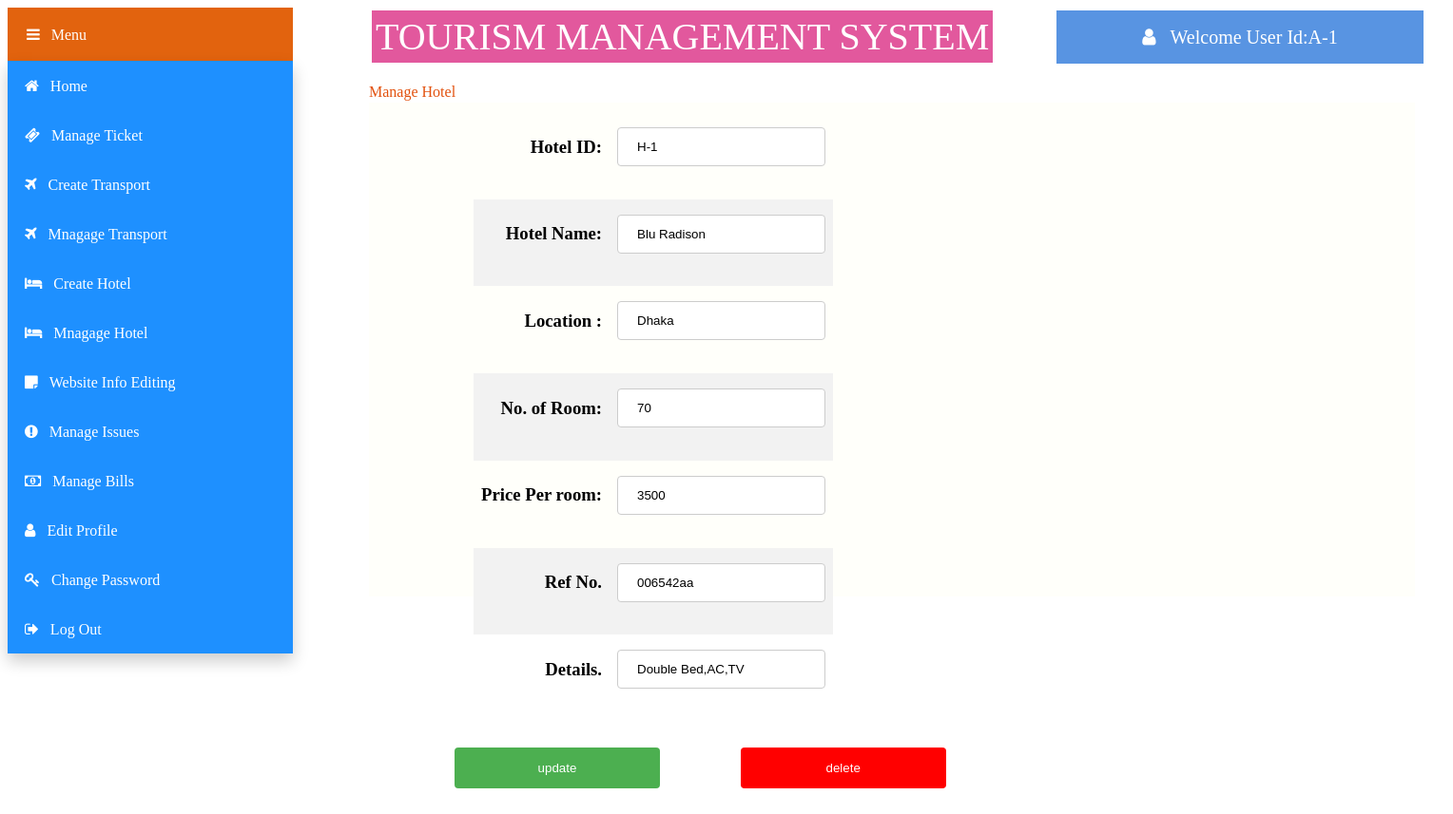
The page /views/Manager/updatehotel.php?id=H-1 (signed in) on the database its author committed.
### tables this page shows
CREATE TABLE `hotel` (
  `h_id` varchar(50) NOT NULL,
  `name` varchar(50) NOT NULL,
  `status` varchar(50) NOT NULL,
  `ref` varchar(50) NOT NULL,
  `price` varchar(50) NOT NULL,
  `room_no` varchar(50) NOT NULL,
  `details` varchar(50) NOT NULL,
  `location` varchar(50) NOT NULL,
  `count` int(50) NOT NULL,
  `e_id` varchar(50) NOT NULL
);

### models/database.php (called while the page is built, shortened)
<?php
	 $serverName="localhost";
	 $userName="root";
	 $password="";
	 $dbName="tms";
	function get($query)
	{
        $data=array();
		global $serverName,$userName,$password,$dbName;
		$conn = mysqli_connect( $serverName, $userName, $password, $dbName);
        $result=mysqli_query($conn,$query);
        if(mysqli_num_rows($result) > 0)
        {
            while($row = mysqli_fetch_assoc($result))
            {
                $entity=array();
                foreach($row as $k=>$v)
                {
                    $entity[$k] = $row[$k];
                }
                $data[] = $entity;
            }
        }
		return $data;
	}
?>

### controllers/hotelController.php (called while the page is built, shortened)
<?php
    require_once '../../models/database.php';
    function getHotel($id)
	{
		$query="SELECT * FROM hotel WHERE h_id='$id'";
		$htl=get($query);
		return $htl[0];
    }
?>

### views/Manager/updatehotel.php (the view, shortened to what this page needs)
<?php
     include '../../controllers/hotelController.php';
       $hid = $_GET["id"];
    $htl=getHotel($hid);
    $err_price="";
    $err_feature="";
?>
<html>
    <head>
        <link rel="stylesheet" href="https://cdnjs.cloudflare.com/ajax/libs/font-awesome/4.7.0/css/font-awesome.min.css">
        <link rel="stylesheet" type="text/css" href="css/createtransport.css">
    </head>
    <body>
        <div class="title" >TOURISM MANAGEMENT SYSTEM
        </div>
        <div class="dropdown">
            <button class="dropbtn"><i class="fa fa-bars">&nbsp;&nbsp;&nbsp;Menu</i></button>
                <div class="dropdown-content">
                    <button class="btn" onClick="location.href='home.php'" value='home'><i class="fa fa-home">&nbsp;&nbsp;&nbsp;Home</i></button><br>
                    <button class="btn" onClick="location.href='manageticket.php'" value='manageticket'><i class="fa fa-ticket">&nbsp;&nbsp;&nbsp;Manage Ticket</i></button><br>
                    <button class="btn" onClick="location.href='createtransport.php'" value='createtransport'><i class="fa fa-plane">&nbsp;&nbsp;&nbsp;Create Transport</i></button><br>
                    <button class="btn" onClick="location.href='managetransport.php'" value='managetransport'><i class="fa fa-plane">&nbsp;&nbsp;&nbsp;Mnagage Transport</i></button><br>
                    <button class="btn" onClick="location.href='createhotel.php'" value='createhotel'><i class="fa fa-bed">&nbsp;&nbsp;&nbsp;Create Hotel</i></button><br>
                    <button class="btn" onClick="location.href='managehotel.php'" value='managehotel'><i class="fa fa-bed">&nbsp;&nbsp;&nbsp;Mnagage Hotel</i></button><br>
                    <button class="btn" onClick="location.href='webinfoediting.php'" value='webinfoediting' ><i class="fa fa-sticky-note">&nbsp;&nbsp;&nbsp;Website Info Editing</i></button><br>
                    <button class="btn" onClick="location.href='manageissue.php'" value='manageissue'><i class="fa fa-exclamation-circle">&nbsp;&nbsp;&nbsp;Manage Issues</i></button><br>
                    <button class="btn" onClick="location.href='managebill.php'" value='managebill'><i class="fa fa-money">&nbsp;&nbsp;&nbsp;Manage Bills</i></button><br>
                    <button class="btn" onClick="location.href='editprofile.php'" value='editprofile'><i class="fa fa-user">&nbsp;&nbsp;&nbsp;Edit Profile</i></button><br>
                    <button class="btn" onClick="location.href='changepassword.php'" value='changepassword'><i class="fa fa-key">&nbsp;&nbsp;&nbsp;Change Password</i></button><br>
                    <button class="btn"  onClick=" location.href='../logout.php'"><i class="fa fa-sign-out">&nbsp;&nbsp;&nbsp;Log Out</i></button><br>
                </div>
        </div>
        <div class="welcome" ><i class="fa fa-user">&nbsp;&nbsp;&nbsp;<?php echo "Welcome User Id:".$_SESSION["loggedinuser"];?></i>
        </div>
        <div class="text" >Manage Hotel</i>
        </div>
        <form method="post" action="">
        <div class="panel">
        <table  >
                <tr>
                    <td> <h3>Hotel ID:</h3></td>
                    <td><h3><input type="text" name="Tid" value="<?php echo $htl["h_id"]?>"  readonly></h3></td>
                </tr>
                <tr>
                    <td> <h3>Hotel Name:</h3></td>
                    <td><h3><input type="text" name="Tname" value="<?php echo $htl["name"]?>" readonly ></h3></td>
                </tr>
                <tr>
                    <td> <h3>Location :</h3></td>
                    <td style="text-align='right'"><h3><input type="text"  name="locf" value="<?php echo $htl["location"]?>" readonly></h3></td>
                </tr>
                <tr>
                    <td> <h3>No. of Room:</h3></td>
                    <td style="text-align='right'"><h3><input type="text" name="seatno" value="<?php echo $htl["room_no"]?>" readonly ></h3></td>
                </tr>
                <tr>
                    <td> <h3>Price Per room:</h3></td>
                    <td style="text-align='right'"><h3><input type="text" name="price" value="<?php echo $htl["price"]?>" placeholder="Price per Seat" ></h3></td>
                    <td><span style="color:red"><?php echo $err_price;?></span></td>
                </tr>
                <tr>
                    <td> <h3>Ref No.</h3></td>
                    <td style="text-align='right'"><h3><input type="text" name="ref" value="<?php echo $htl["ref"]?>" readonly ></h3></td>
                </tr>
                <tr>
                    <td> <h3>Details.</h3></td>
                    <td style="text-align='right'"><h3><input type="text" name="details" value="<?php echo $htl["details"]?>"  placeholder="Detais." ></h3></td>
                    <td><span style="color:red"><?php echo $err_feature;?></span></td>
                </tr>
            </table>
            <h3><input type="submit" name="submit" value="update">  <input type="submit" name="delete" value="delete" style="background-color:red;"></h3>
    </div>
    </form>
    </body>
</html>

### views/Manager/css/createtransport.css (style rules this page uses)
.title { background-color: rgb(226, 88, 157); color: white; padding: 4px; min-width:400px; font-size: 40px; text-align: center; border: solid; margin-left:380px; position: absolute; }
.dropbtn { background-color: rgb(226, 99, 14); color: white; padding: 20px; min-width:300px; font-size: 16px; width:30%; text-align:left; border: none; cursor: pointer; }
.dropdown { position: absolute; display: inline-block; }
.dropdown-content { display: block; position: absolute; background-color: #2c2828; min-width: 300px; box-shadow: 0px 8px 16px 0px rgba(0,0,0,0.2); z-index: 1; }
.btn { background-color: DodgerBlue; border: none; color: white; padding: 18px; min-width:300px; font-size: 16px; text-align:left; cursor: pointer; }
.welcome { background-color: rgb(88, 148, 226); color: white; padding: 18px; min-width:350px; font-size: 20px; text-align: center; border: solid; margin-left:1100px; position: absolute; }
.text { color: rgb(226, 81, 14); margin-top: 80px; font-size: 16px; margin-left:380px; position: absolute; }
.panel { display: inline-block; background:rgb(255, 255, 250); min-height: 500px; min-width: 1080px; height: 100px; padding: 10px; border: navajowhite; margin-right: 30px; margin-left: 380px; margin-top:100px ; margin-bottom: 300px; }
input[type=text], select { width: 100%; padding: 12px 20px; margin: 8px 0; display: inline-block; border: 1px solid #ccc; border-radius: 4px; box-sizing: border-box; }
table { border-collapse: collapse; margin-left: 100px; align-items:right; }
th, td { text-align: right; padding: 8px; }
tr:nth-child(even) { background-color: #f2f2f2; }
input[type=submit] { width: 20%; background-color: #4CAF50; color: white; padding: 14px 10px; margin: 8px 0; border: none; border-radius: 4px; margin-left: 80px; cursor: pointer; }

### rows shown on the page
hotel: Tid "H-1", Tname "Blu Radison", locf "Dhaka", seatno "70", price "3500", ref "006542aa", details "Double Bed,AC,TV"

### other values the page prints
$_SESSION["loggedinuser"] "A-1"
